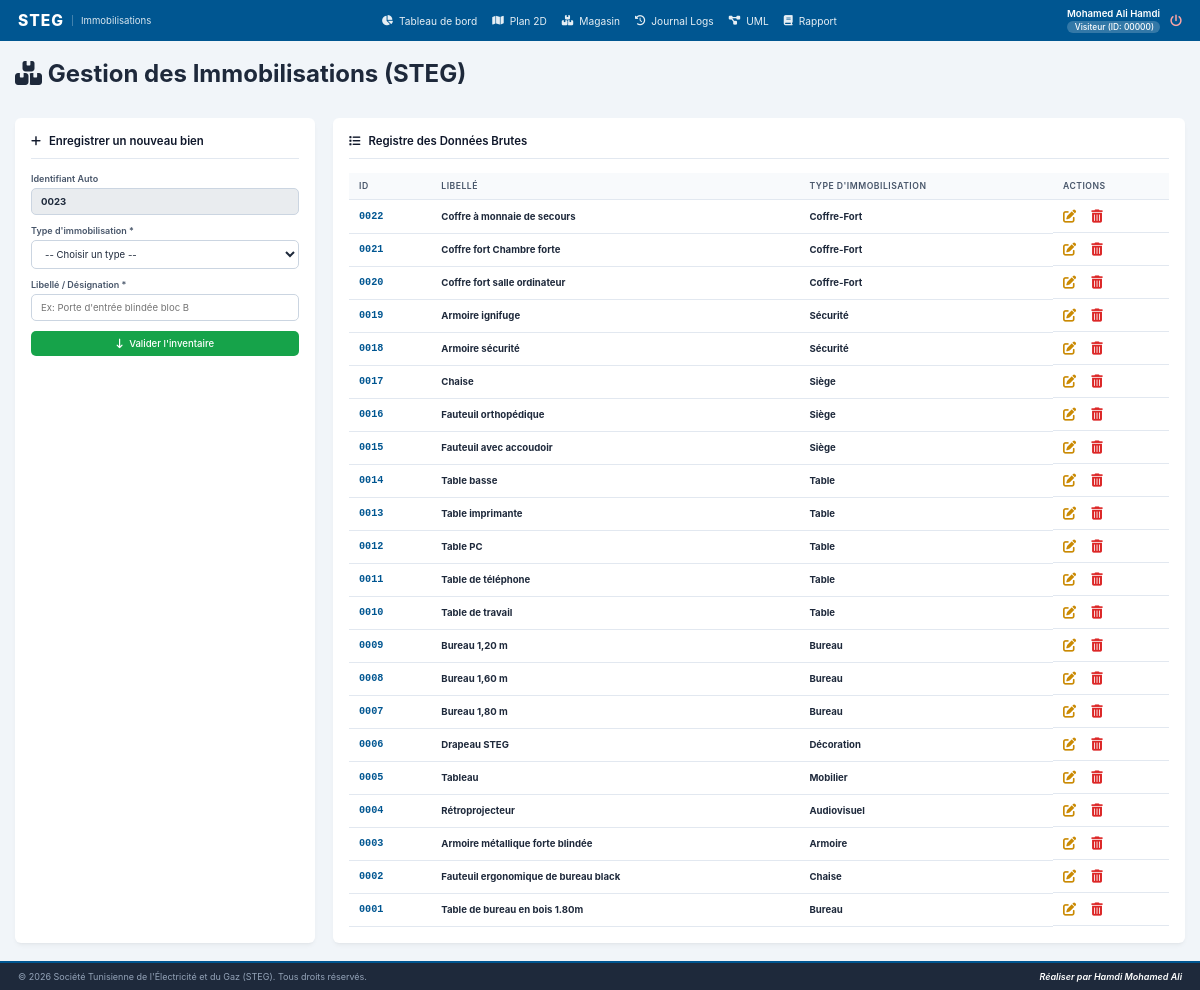
The app's page /code/views/gestion_immobilisations.php (signed in) with its own data.
### tables this page shows
CREATE TABLE `immobilisations` (
  `idImmo` int(11) NOT NULL AUTO_INCREMENT,
  `typeImmo` varchar(255) NOT NULL,
  `libelle` varchar(255) NOT NULL,
  PRIMARY KEY (`idImmo`)
);

### code/views/gestion_immobilisations.php (the view, shortened to what this page needs)
<?php
require_once '../includes/header.php';
require_once '../includes/navbar.php';
require_once '../config/db.php';
$isEditMode = false;
$form_idImmo = '';
$form_libelle = '';
$current_page = basename($_SERVER['PHP_SELF']);
$nextId = 1;
if (!$isEditMode) {
    try {
        $stmtNext = $pdo->query("SHOW TABLE STATUS LIKE 'immobilisations'");
        $status = $stmtNext->fetch(PDO::FETCH_ASSOC);
        if ($status && isset($status['Auto_increment'])) {
            $nextId = intval($status['Auto_increment']);
        } else {
            $stmtFallback = $pdo->query("SELECT idImmo FROM immobilisations ORDER BY idImmo DESC LIMIT 1");
            $lastRow = $stmtFallback->fetch(PDO::FETCH_ASSOC);
            if ($lastRow) {
                $nextId = intval($lastRow['idImmo']) + 1;
            }
        }
    } catch (PDOException $e) {}
}
$biens = [];
try {
    $query = "SELECT idImmo, typeImmo, libelle FROM immobilisations ORDER BY idImmo DESC";
    $biens = $pdo->query($query)->fetchAll(PDO::FETCH_ASSOC);
} catch (PDOException $e) {
    $errorMsg = "Impossible de charger le catalogue des biens : " . $e->getMessage();
}
?>
<div class="immo-wrapper">
    <div>
        <h1><i class="fa-solid fa-boxes-stacked"></i> Gestion des Immobilisations (STEG)</h1>
    </div>
    <br>
    <div class="immo-grid">
        <div class="immo-card card-form">
            <h2>
                <i class="fa-solid <?= $isEditMode ? 'fa-pen-to-square' : 'fa-plus' ?>"></i>
                <?= $isEditMode ? "Modifier le bien " . sprintf('%04d', $form_idImmo) : "Enregistrer un nouveau bien" ?>
            </h2>
            <hr>
            <form action="<?= htmlspecialchars($current_page) ?>" method="POST" class="steg-form">
                <div class="form-control">
                    <label for="idLocalDisplay">Identifiant Auto</label>
                    <input type="text" id="idLocalDisplay" value="<?= $isEditMode ? sprintf('%04d', $form_idImmo) : sprintf('%04d', $nextId) ?>" readonly style="background-color: #e9ecef; cursor: not-allowed; font-weight: bold;">
                </div>
                <div class="form-control">
                    <label for="typeImmo">Type d'immobilisation *</label>
                    <select id="typeImmo" name="typeImmo" required>
                        <option value="" disabled <?= !$isEditMode ? 'selected' : '' ?>>-- Choisir un type --</option>
                    </select>
                </div>
                <div class="form-control">
                    <label for="libelle">Libellé / Désignation *</label>
                    <input type="text" id="libelle" name="libelle" required placeholder="Ex: Porte d'entrée blindée bloc B" value="<?= htmlspecialchars($form_libelle) ?>">
                </div>
                <button type="submit" class="btn btn-success btn-block">
                    <i class="fa-solid <?= $isEditMode ? 'fa-floppy-disk' : 'fa-arrow-down-long' ?>"></i>
                    <?= $isEditMode ? "Mettre à jour l'inventaire" : "Valider l'inventaire" ?>
                </button>
            </form>
        </div>
        <div class="immo-card card-table">
            <h2><i class="fa-solid fa-list"></i> Registre des Données Brutes</h2>
            <hr>
            <div class="table-scroll">
                <table class="steg-table">
                    <thead>
                        <tr>
                            <th>ID</th>
                            <th>Libellé</th>
                            <th>Type d'immobilisation</th>
                            <th class="btn-action">Actions</th>
                        </tr>
                    </thead>
                    <tbody>
                        <?php if (empty($biens)): ?>
                            <tr>
                                <td colspan="4" class="text-center no-data">Aucun bien immobilisé brut référencé pour le moment.</td>
                            </tr>
                        <?php else: ?>
                            <?php foreach ($biens as $bien): ?>
                                <tr>
                                    <td class="cell-code"><?= sprintf('%04d', intval($bien['idImmo'])) ?></td>
                                    <td class="cell-desc"><strong><?= htmlspecialchars($bien['libelle']) ?></strong></td>
                                    <td><strong><?= htmlspecialchars($bien['typeImmo']) ?></strong></td>
                                    <td class="btn-action" style="white-space: nowrap; display: flex; align-items: center;">
                                        <a href="<?= htmlspecialchars($current_page) ?>?edit=<?= urlencode($bien['idImmo']) ?>" class="btn-action edit" title="Modifier" style="color: var(--warning-color); margin-right: 15px; font-size: 1.1rem; text-decoration: none;">
                                            <i class="fa-solid fa-pen-to-square"></i>
                                        </a>
                                        <form action="<?= htmlspecialchars($current_page) ?>" method="POST" onsubmit="return confirm('Êtes-vous sûr de vouloir supprimer définitivement l\'immobilisation <?= htmlspecialchars(addslashes($bien['libelle'])) ?> ?');" style="margin: 0; padding: 0;">
                                            <button type="submit" style="background: none; border: none; color: var(--danger-color); font-size: 1.1rem; cursor: pointer; padding: 0;">
                                                <i class="fa-solid fa-trash-can"></i>
                                            </button>
                                        </form>
                                    </td>
                                </tr>
                            <?php endforeach; ?>
                        <?php endif; ?>
                    </tbody>
                </table>
            </div>
        </div>
    </div>
</div>
<?php
require_once '../includes/footer.php';
?>

### code/css/style.css (style rules this page uses)
:root { --primary-color: #005691; --primary-hover: #003d66; --success-color: #16a34a; --warning-color: #ca8a04; --danger-color: #dc2626; --accent-blue: #3b82f6; --text-dark: #1e293b; --text-light: #64748b; --text-muted: #94a3b8; --bg-main: #0f172a; --bg-card: #1e293b; --bg-light: #f1f5f9; --border-color: #334155; --border-light: #cbd5e1; --card-shadow: 0 3px 5px -1px rgba(0,0,0,0.05), 0 2px 3px -2px rgba(0,0,0,0.05); }
* { margin: 0; padding: 0; box-sizing: border-box; font-family: 'Inter', 'Segoe UI', Tahoma, Geneva, Verdana, sans-serif; }
html { font-size: 12px; }
body { background-color: var(--bg-main); color: var(--text-dark); min-height: 100vh; display: flex; flex-direction: column; }
.btn { display: inline-flex; align-items: center; justify-content: center; gap: 6px; padding: 7px 12px; font-size: 0.8rem; font-weight: 500; border-radius: 5px; border: none; cursor: pointer; transition: all 0.2s ease; text-decoration: none; }
.btn-success { background-color: var(--success-color); color: white; }
.btn-block { width: 100%; display: flex; }
.steg-form .form-control, .form-group { display: flex; flex-direction: column; margin-bottom: 10px; }
.steg-form .form-control label, .form-group label { font-weight: 600; font-size: 0.75rem; margin-bottom: 4px; color: #475569; }
.steg-form input, .steg-form select, .steg-form textarea, .form-group input { width: 100%; padding: 7px 9px; border: 1px solid var(--border-light); border-radius: 5px; font-size: 0.8rem; color: var(--text-dark); outline: none; transition: border-color 0.2s; background-color: #fff; }
.table-scroll, .table-responsive { overflow-x: auto; width: 100%; }
.steg-table, .dashboard-table { width: 100%; border-collapse: collapse; font-size: 0.8rem; text-align: left; }
.steg-table th, .steg-table td, .dashboard-table th, .dashboard-table td { padding: 8px 10px; border-bottom: 1px solid #e2e8f0; }
.steg-table th, .dashboard-table th { background-color: #f8fafc; color: #475569; font-weight: 600; font-size: 0.72rem; text-transform: uppercase; letter-spacing: 0.5px; }
.cell-code, .cell-user-id, .cell-id-local { font-family: 'Courier New', Courier, monospace; font-weight: 700; color: var(--primary-color); font-size: 0.85rem; }
.dashboard-wrapper, .immo-wrapper, .locaux-wrapper, .pannes-wrapper, .users-wrapper { max-width: 1300px; margin: 0 auto; }
.dashboard-grid, .immo-grid, .locaux-grid, .pannes-grid, .users-grid { display: grid; grid-template-columns: 300px 1fr; gap: 18px; margin-top: 15px; }
.dashboard-section, .immo-card, .locaux-card, .pannes-card, .users-card { background: white; border-radius: 6px; box-shadow: var(--card-shadow); padding: 16px; }
.dashboard-section h2, .immo-card h2, .locaux-card h2, .pannes-card h2, .users-card h2 { font-size: 0.95rem; color: #0f172a; font-weight: 600; display: flex; align-items: center; gap: 8px; }
.dashboard-section hr, .immo-card hr, .locaux-card hr, .pannes-card hr, .users-card hr { border: 0; height: 1px; background: #e2e8f0; margin: 10px 0 14px; }

### records on screen
immobilisations: idImmo "0022", libelle "Coffre à monnaie de secours", typeImmo "Coffre-Fort"
immobilisations: idImmo "0021", libelle "Coffre fort Chambre forte", typeImmo "Coffre-Fort"
immobilisations: idImmo "0020", libelle "Coffre fort salle ordinateur", typeImmo "Coffre-Fort"
immobilisations: idImmo "0019", libelle "Armoire ignifuge", typeImmo "Sécurité"
immobilisations: idImmo "0018", libelle "Armoire sécurité", typeImmo "Sécurité"
immobilisations: idImmo "0017", libelle "Chaise", typeImmo "Siège"
immobilisations: idImmo "0016", libelle "Fauteuil orthopédique", typeImmo "Siège"
immobilisations: idImmo "0015", libelle "Fauteuil avec accoudoir", typeImmo "Siège"
immobilisations: idImmo "0014", libelle "Table basse", typeImmo "Table"
immobilisations: idImmo "0013", libelle "Table imprimante", typeImmo "Table"
immobilisations: idImmo "0012", libelle "Table PC", typeImmo "Table"
immobilisations: idImmo "0011", libelle "Table de téléphone", typeImmo "Table"
immobilisations: idImmo "0010", libelle "Table de travail", typeImmo "Table"
immobilisations: idImmo "0009", libelle "Bureau 1,20 m", typeImmo "Bureau"
immobilisations: idImmo "0008", libelle "Bureau 1,60 m", typeImmo "Bureau"
immobilisations: idImmo "0007", libelle "Bureau 1,80 m", typeImmo "Bureau"
immobilisations: idImmo "0006", libelle "Drapeau STEG", typeImmo "Décoration"
immobilisations: idImmo "0005", libelle "Tableau", typeImmo "Mobilier"
immobilisations: idImmo "0004", libelle "Rétroprojecteur", typeImmo "Audiovisuel"
immobilisations: idImmo "0003", libelle "Armoire métallique forte blindée", typeImmo "Armoire"
immobilisations: idImmo "0002", libelle "Fauteuil ergonomique de bureau black", typeImmo "Chaise"
immobilisations: idImmo "0001", libelle "Table de bureau en bois 1.80m", typeImmo "Bureau"

### other values on screen
$_SESSION['nom'] "Mohamed Ali Hamdi"
$_SESSION['labelProfil'] "Visiteur"
$userIdFormate "00000"
